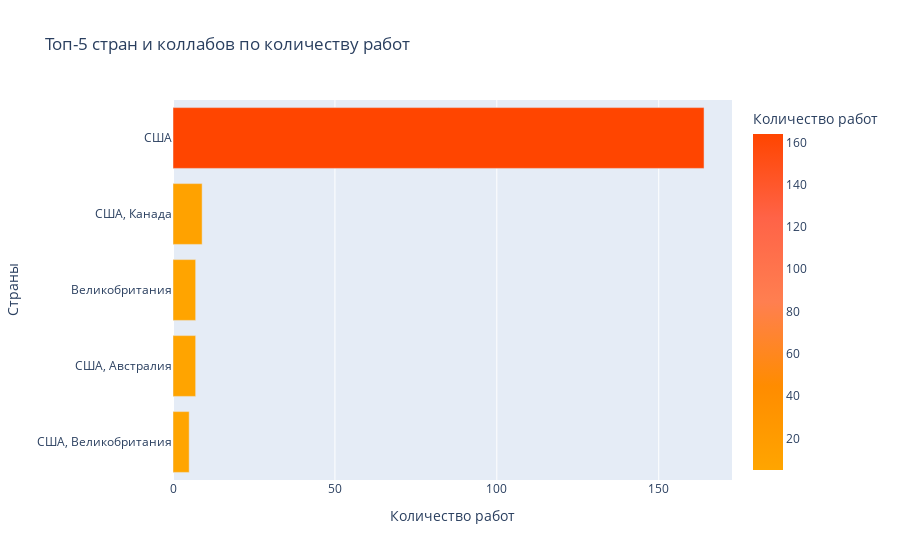

Write notebook code for a chart like this one.
### Markdown cell above
Главные страны в съемке - США и Великобритания. У них самый большой рейтинг. Дальше идет Япония, Австралия и Канада.


Давайте посмотрим какие страны снимают больше всех

### Code cell
country_counts = df_extended['Страны'].value_counts().head(5).reset_index()
country_counts.columns = ['Страны', 'Количество работ']

fig = px.bar(
    country_counts,
    x='Количество работ',
    y='Страны',
    title='Топ-5 стран и коллабов по количеству работ',
    color='Количество работ',
    color_continuous_scale=['#FFA500', '#FF8C00', '#FF7F50','#FF6347', '#FF4500']
)

fig.update_layout(
    xaxis_title='Количество работ',
    yaxis_title='Страны',
    yaxis=dict(autorange="reversed")
)

fig.show()

### Figure 1 — Plotly figure (JSON) as saved in the notebook; plotly's stock layout.template omitted (floating-point values rounded to 4 significant figures)
{"data": [{"alignmentgroup": "True", "hovertemplate": "Количество работ=%{marker.color}<br>Страны=%{y}<extra></extra>", "legendgroup": "", "marker": {"color": [164, 9, 7, 7, 5], "coloraxis": "coloraxis", "pattern": {"shape": ""}}, "name": "", "offsetgroup": "", "orientation": "h", "showlegend": false, "textposition": "auto", "type": "bar", "x": [164, 9, 7, 7, 5], "xaxis": "x", "y": ["США", "США, Канада", "Великобритания", "США, Австралия", "США, Великобритания"], "yaxis": "y"}], "layout": {"barmode": "relative", "coloraxis": {"colorbar": {"title": {"text": "Количество работ"}}, "colorscale": [[0, "#FFA500"], [0.25, "#FF8C00"], [0.5, "#FF7F50"], [0.75, "#FF6347"], [1, "#FF4500"]]}, "legend": {"tracegroupgap": 0}, "title": {"text": "Топ-5 стран и коллабов по количеству работ"}, "xaxis": {"anchor": "y", "domain": [0, 1], "title": {"text": "Количество работ"}}, "yaxis": {"anchor": "x", "autorange": "reversed", "domain": [0, 1], "title": {"text": "Страны"}}}}
